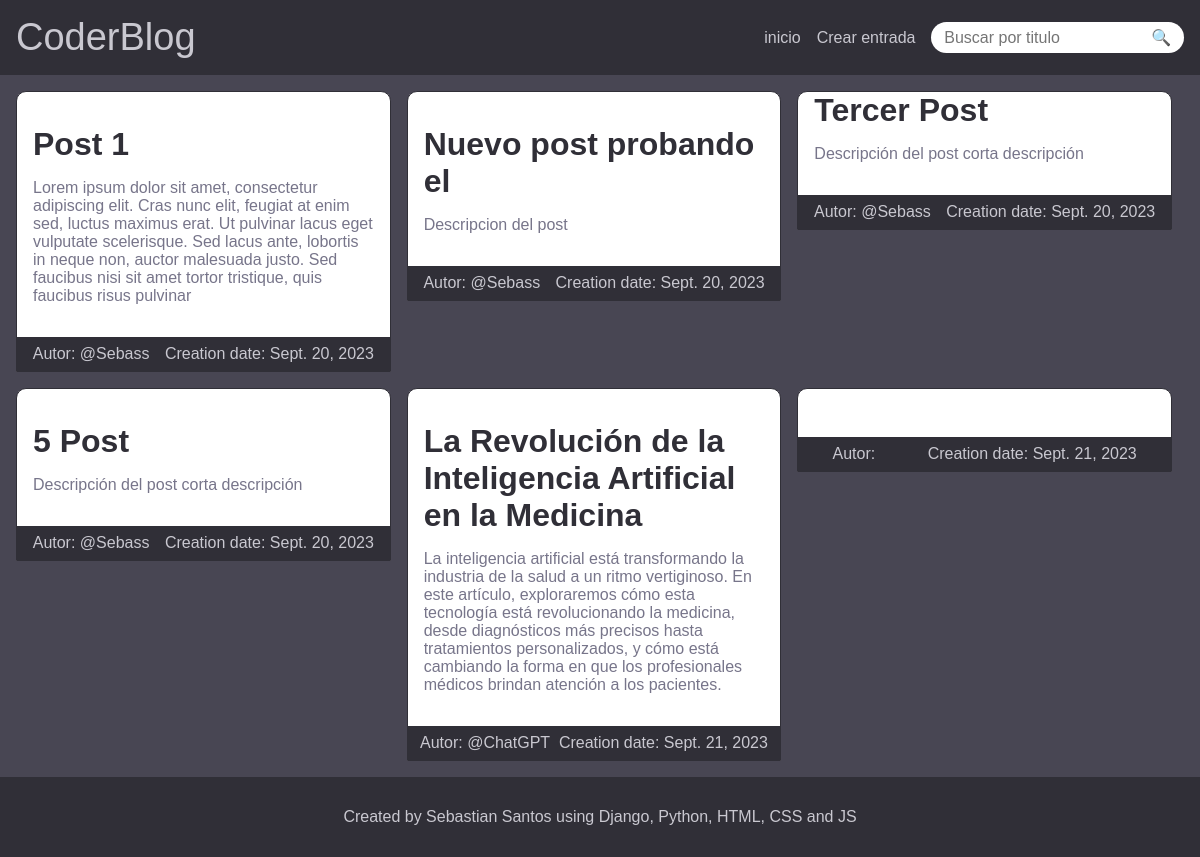
/, run on an earlier commit of the app's database.
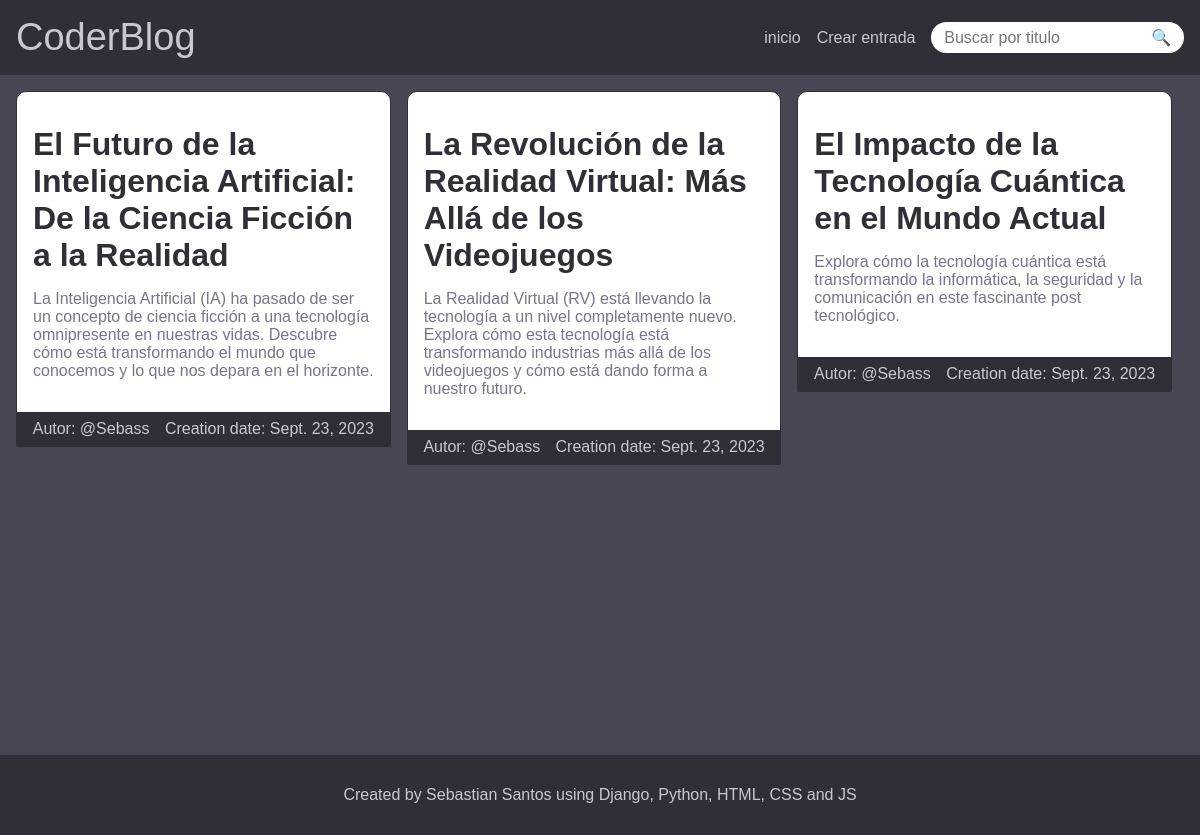
And on a later commit of the database.
### CoderBlogApp/models.py (models this page shows)
class BlogSummary(models.Model):
    title = models.CharField(max_length=200, unique=True)
    description = models.CharField(max_length=400)
    author = models.CharField(max_length=40)
    entryDate = models.DateField(auto_now_add=True)
    min_img_url = models.URLField(blank=True)

class EntryBlogData(models.Model):
    author = models.CharField(max_length=40)
    entryDate = models.DateField(auto_now_add=True)
    slug = models.CharField(max_length=200, unique=True)

### CoderBlogApp/views.py (the view)
# urls.py: path("", inicio, name="inicio"),
def inicio(request):
    return helperGetAllPosts(request)

### CoderBlogApp/helpers/helpers.py (called while the page is built)
def helperGetAllPosts(request):
    cards = BlogSummary.objects.all()
    data = EntryBlogData.objects.all()
    return render(request, "inicio.html", {"cards": cards, "data": data})

### CoderBlogApp/templates/inicio.html (shortened to what this page needs)
{% extends "base.html" %} {% load static %} {% block main %}
<main class="card-container">
  {% for card in cards %}
  {% for slug in data %}
  {% if slug.id == card.id %}
  <div class="card" data="{{slug.slug}}">
    <div class="card-top">
      {% if card.min_img_url %}
      <div class="min-img-card">
      </div>
      {% endif %}
      <div class="card-body">
        <div class="card-title">
          <h2>{{card.title}}</h2>
        </div>
        <div class="card-description">{{card.description}}</div>
      </div>
    </div>
    <div class="card-footer">
      <div>Autor: {{card.author}}</div>
      <div>Creation date: {{card.entryDate}}</div>
    </div>
  </div>
  {% endif%}
  {% endfor %}
  {% endfor %}
</main>
{% endblock %}

What changed in the data, as far as the page shows it:
removed BlogSummary: title "5 Post", description "Descripción del post corta descripción", author "@Sebass", entryDate "Sept. 20, 2023"
removed BlogSummary: title "La Revolución de la Inteligencia Artificial en la Medicina", description "La inteligencia artificial está transformando la industria de la salud a un ritmo vertiginoso. En este artículo, exploraremos cómo esta tecnología está revolucionando la medicina, desde diagnósticos más precisos hasta tratamientos personalizados, y cómo está cambiando la forma en que los profesionales médicos brindan atención a los pacientes.", author "@ChatGPT", entryDate "Sept. 21, 2023"
removed BlogSummary: entryDate "Sept. 21, 2023"
changed BlogSummary: title "Post 1" → "El Futuro de la Inteligencia Artificial: De la Ciencia Ficción a la Realidad"; description "Lorem ipsum dolor sit amet, consectetur adipiscing elit. Cras nunc elit, feugiat at enim sed, luctus maximus erat. Ut pulvinar lacus eget vulputate scelerisque. Sed lacus ante, lobortis in neque non, auctor malesuada justo. Sed faucibus nisi sit amet tortor tristique, quis faucibus risus pulvinar" → "La Inteligencia Artificial (IA) ha pasado de ser un concepto de ciencia ficción a una tecnología omnipresente en nuestras vidas. Descubre cómo está transformando el mundo que conocemos y lo que nos depara en el horizonte."; entryDate "Sept. 20, 2023" → "Sept. 23, 2023"
changed BlogSummary: title "Nuevo post probando el" → "La Revolución de la Realidad Virtual: Más Allá de los Videojuegos"; description "Descripcion del post" → "La Realidad Virtual (RV) está llevando la tecnología a un nivel completamente nuevo. Explora cómo esta tecnología está transformando industrias más allá de los videojuegos y cómo está dando forma a nuestro futuro."; entryDate "Sept. 20, 2023" → "Sept. 23, 2023"
changed BlogSummary: title "Tercer Post" → "El Impacto de la Tecnología Cuántica en el Mundo Actual"; description "Descripción del post corta descripción" → "Explora cómo la tecnología cuántica está transformando la informática, la seguridad y la comunicación en este fascinante post tecnológico."; entryDate "Sept. 20, 2023" → "Sept. 23, 2023"
